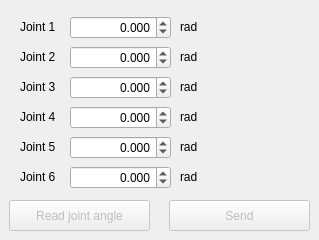
    <widget class="QWidget" name="tab_js">
     <property name="enabled">
      <bool>true</bool>
     </property>
     <attribute name="title">
      <string>Joint space</string>
     </attribute>
     <widget class="QPushButton" name="btn_read_joint_angle">
      <property name="enabled">
       <bool>false</bool>
      </property>
      <property name="geometry">
       <rect>
        <x>9</x>
        <y>200</y>
        <width>141</width>
        <height>31</height>
       </rect>
      </property>
      <property name="text">
       <string>Read joint angle</string>
      </property>
     </widget>
     <widget class="QPushButton" name="btn_send_joint_angle">
      <property name="enabled">
       <bool>false</bool>
      </property>
      <property name="geometry">
       <rect>
        <x>169</x>
        <y>200</y>
        <width>141</width>
        <height>31</height>
       </rect>
      </property>
      <property name="text">
       <string>Send</string>
      </property>
     </widget>
     <widget class="QLabel" name="label_19">
      <property name="geometry">
       <rect>
        <x>20</x>
        <y>80</y>
        <width>59</width>
        <height>14</height>
       </rect>
      </property>
      <property name="text">
       <string>Joint 3</string>
      </property>
     </widget>
     <widget class="QLabel" name="label_20">
      <property name="geometry">
       <rect>
        <x>20</x>
        <y>110</y>
        <width>59</width>
        <height>14</height>
       </rect>
      </property>
      <property name="text">
       <string>Joint 4</string>
      </property>
     </widget>
     <widget class="QLabel" name="label_21">
      <property name="geometry">
       <rect>
        <x>180</x>
        <y>80</y>
        <width>59</width>
        <height>14</height>
       </rect>
      </property>
      <property name="text">
       <string>rad</string>
      </property>
     </widget>
     <widget class="QLabel" name="label_22">
      <property name="geometry">
       <rect>
        <x>180</x>
        <y>110</y>
        <width>59</width>
        <height>14</height>
       </rect>
      </property>
      <property name="text">
       <string>rad</string>
      </property>
     </widget>
     <widget class="QLabel" name="label_23">
      <property name="geometry">
       <rect>
        <x>180</x>
        <y>50</y>
        <width>59</width>
        <height>14</height>
       </rect>
      </property>
      <property name="text">
       <string>rad</string>
      </property>
     </widget>
     <widget class="QLabel" name="label_24">
      <property name="geometry">
       <rect>
        <x>20</x>
        <y>50</y>
        <width>59</width>
        <height>14</height>
       </rect>
      </property>
      <property name="text">
       <string>Joint 2</string>
      </property>
     </widget>
     <widget class="QLabel" name="label_25">
      <property name="geometry">
       <rect>
        <x>180</x>
        <y>20</y>
        <width>59</width>
        <height>14</height>
       </rect>
      </property>
      <property name="text">
       <string>rad</string>
      </property>
     </widget>
     <widget class="QLabel" name="label_26">
      <property name="geometry">
       <rect>
        <x>20</x>
        <y>20</y>
        <width>59</width>
        <height>14</height>
       </rect>
      </property>
      <property name="text">
       <string>Joint 1</string>
      </property>
     </widget>
     <widget class="QDoubleSpinBox" name="doubleSpinBox_j1">
      <property name="geometry">
       <rect>
        <x>70</x>
        <y>16</y>
        <width>101</width>
        <height>23</height>
       </rect>
      </property>
      <property name="alignment">
       <set>Qt::AlignRight|Qt::AlignTrailing|Qt::AlignVCenter</set>
      </property>
      <property name="decimals">
       <number>3</number>
      </property>
      <property name="minimum">
       <double>-3.140000000000000</double>
      </property>
      <property name="maximum">
       <double>3.140000000000000</double>
      </property>
      <property name="singleStep">
       <double>0.050000000000000</double>
      </property>
     </widget>
     <widget class="QDoubleSpinBox" name="doubleSpinBox_j2">
      <property name="geometry">
       <rect>
        <x>70</x>
        <y>46</y>
        <width>101</width>
        <height>23</height>
       </rect>
      </property>
      <property name="alignment">
       <set>Qt::AlignRight|Qt::AlignTrailing|Qt::AlignVCenter</set>
      </property>
      <property name="decimals">
       <number>3</number>
      </property>
      <property name="minimum">
       <double>-3.140000000000000</double>
      </property>
      <property name="maximum">
       <double>3.140000000000000</double>
      </property>
      <property name="singleStep">
       <double>0.050000000000000</double>
      </property>
     </widget>
     <widget class="QDoubleSpinBox" name="doubleSpinBox_j3">
      <property name="geometry">
       <rect>
        <x>70</x>
        <y>76</y>
        <width>101</width>
        <height>23</height>
       </rect>
      </property>
      <property name="alignment">
       <set>Qt::AlignRight|Qt::AlignTrailing|Qt::AlignVCenter</set>
      </property>
      <property name="decimals">
       <number>3</number>
      </property>
      <property name="minimum">
       <double>-3.140000000000000</double>
      </property>
      <property name="maximum">
       <double>3.140000000000000</double>
      </property>
      <property name="singleStep">
       <double>0.050000000000000</double>
      </property>
     </widget>
     <widget class="QDoubleSpinBox" name="doubleSpinBox_j4">
      <property name="geometry">
       <rect>
        <x>70</x>
        <y>106</y>
        <width>101</width>
        <height>23</height>
       </rect>
      </property>
      <property name="alignment">
       <set>Qt::AlignRight|Qt::AlignTrailing|Qt::AlignVCenter</set>
      </property>
      <property name="decimals">
       <number>3</number>
      </property>
      <property name="minimum">
       <double>-3.140000000000000</double>
      </property>
      <property name="maximum">
       <double>3.140000000000000</double>
      </property>
      <property name="singleStep">
       <double>0.050000000000000</double>
      </property>
     </widget>
     <widget class="QLabel" name="label_41">
      <property name="geometry">
       <rect>
        <x>20</x>
        <y>140</y>
        <width>59</width>
        <height>14</height>
       </rect>
      </property>
      <property name="text">
       <string>Joint 5</string>
      </property>
     </widget>
     <widget class="QDoubleSpinBox" name="doubleSpinBox_j5">
      <property name="geometry">
       <rect>
        <x>70</x>
        <y>136</y>
        <width>101</width>
        <height>23</height>
       </rect>
      </property>
      <property name="alignment">
       <set>Qt::AlignRight|Qt::AlignTrailing|Qt::AlignVCenter</set>
      </property>
      <property name="decimals">
       <number>3</number>
      </property>
      <property name="minimum">
       <double>-3.140000000000000</double>
      </property>
      <property name="maximum">
       <double>3.140000000000000</double>
      </property>
      <property name="singleStep">
       <double>0.050000000000000</double>
      </property>
     </widget>
     <widget class="QLabel" name="label_42">
      <property name="geometry">
       <rect>
        <x>180</x>
        <y>140</y>
        <width>59</width>
        <height>14</height>
       </rect>
      </property>
      <property name="text">
       <string>rad</string>
      </property>
     </widget>
     <widget class="QLabel" name="label_47">
      <property name="geometry">
       <rect>
        <x>20</x>
        <y>170</y>
        <width>59</width>
        <height>14</height>
       </rect>
      </property>
      <property name="text">
       <string>Joint 6</string>
      </property>
     </widget>
     <widget class="QDoubleSpinBox" name="doubleSpinBox_j6">
      <property name="geometry">
       <rect>
        <x>70</x>
        <y>166</y>
        <width>101</width>
        <height>23</height>
       </rect>
      </property>
      <property name="alignment">
       <set>Qt::AlignRight|Qt::AlignTrailing|Qt::AlignVCenter</set>
      </property>
      <property name="decimals">
       <number>3</number>
      </property>
      <property name="minimum">
       <double>-3.140000000000000</double>
      </property>
      <property name="maximum">
       <double>3.140000000000000</double>
      </property>
      <property name="singleStep">
       <double>0.050000000000000</double>
      </property>
     </widget>
     <widget class="QLabel" name="label_48">
      <property name="geometry">
       <rect>
        <x>180</x>
        <y>170</y>
        <width>59</width>
        <height>14</height>
       </rect>
      </property>
      <property name="text">
       <string>rad</string>
      </property>
     </widget>
    </widget>
